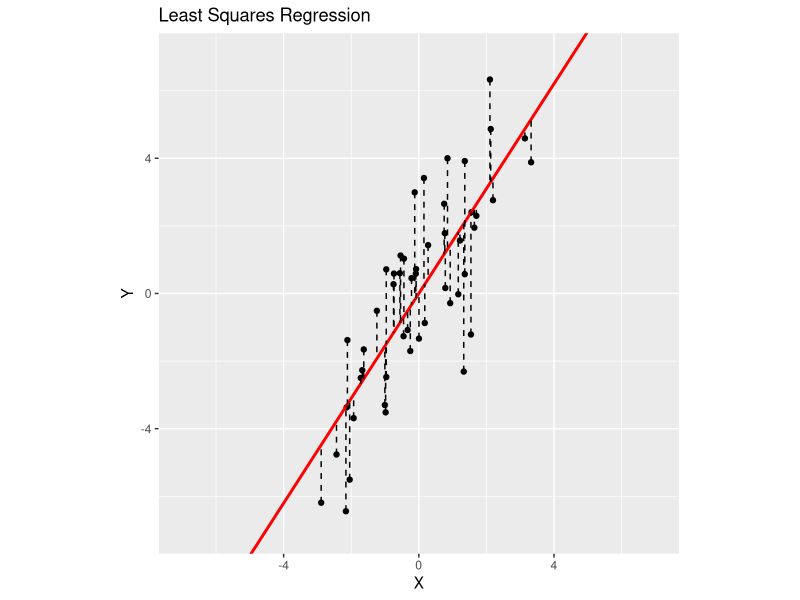

Generate this figure with R: (Note: this script raises an error after producing the figure.)
## ---- chunk 1
knitr::opts_chunk$set(echo = TRUE)
## ---- chunk 2
library(tidyverse)
library(broom)
library(cowplot)
## ---- chunk 3
# this seeds our random number generator
# by setting a seed, we can make random number generation reproducible
set.seed(20160921)  

npts <- 50
X <- seq(1, 5, length.out = npts) + rnorm(npts)
a <- 1.0
b <- 1.5
Y <- b*X + a + rnorm(npts, sd = 2)  # Y = 1.5X + 1.0 + noise

df.xy <- data.frame(X = X, Y = Y)
ctr.xy <- 
  df.xy %>%
  mutate(X = X - mean(X), Y = Y - mean(Y))
## ---- chunk 4
fit.xy <- lm(Y ~ X, ctr.xy)

df.xy.augmented <- augment(fit.xy, ctr.xy)

regr.plot <-
  ggplot(df.xy.augmented, aes(X, Y)) + 
  geom_point() + 
  #geom_smooth(method="lm", color="red",se=FALSE) +
  geom_abline(slope = fit.xy$coefficients["X"], color='red', size=1) +
  geom_segment(aes(xend = X, yend = .fitted), linetype="dashed")+
  xlim(-7,7) +
  ylim(-7,7) +
  coord_fixed() + 
  labs(title = "Least Squares Regression")

regr.plot
## ---- chunk 5
xy.pca <- prcomp(ctr.xy, retx=TRUE, scale. = FALSE, center=FALSE)
pc1.slope <- xy.pca$rotation[2,1]/xy.pca$rotation[1,1]
pc2.slope <- xy.pca$rotation[2,2]/xy.pca$rotation[1,2]

pc1.vector <- cbind(pc1.scores, zeros)
projection.onto.PC1 <- as.data.frame(pc1.vector %*% xy.pca$rotation)
names(projection.onto.PC1) <- c("X", "Y")

ctr.xy.aug <- ctr.xy %>%
  mutate(PC1.X = projection.onto.PC1$X, 
         PC1.Y = -projection.onto.PC1$Y)
## ---- chunk 6
pc.plot <-
  ggplot(ctr.xy.aug, aes(x = X, y = Y)) + 
  geom_point(alpha = 0.75) + 
  geom_abline(slope = pc1.slope, color='forestgreen', size=1) +
  geom_abline(slope = fit.xy$coefficients["X"], color='red', size=1, alpha=0.15, linetype='solid') +
  geom_segment(aes(xend = PC1.X, yend = PC1.Y), linetype="dashed") +
  xlim(-7,7) +
  ylim(-7,7) +
  coord_fixed()+ 
  labs(title = "Major Axis Regression")

pc.plot
## ---- chunk 7
comb.plot <- plot_grid(regr.plot, pc.plot)
save_plot("fig-lsqr-vs-major-axis.pdf", comb.plot,
          base_height = 4, base_width = 9 )
